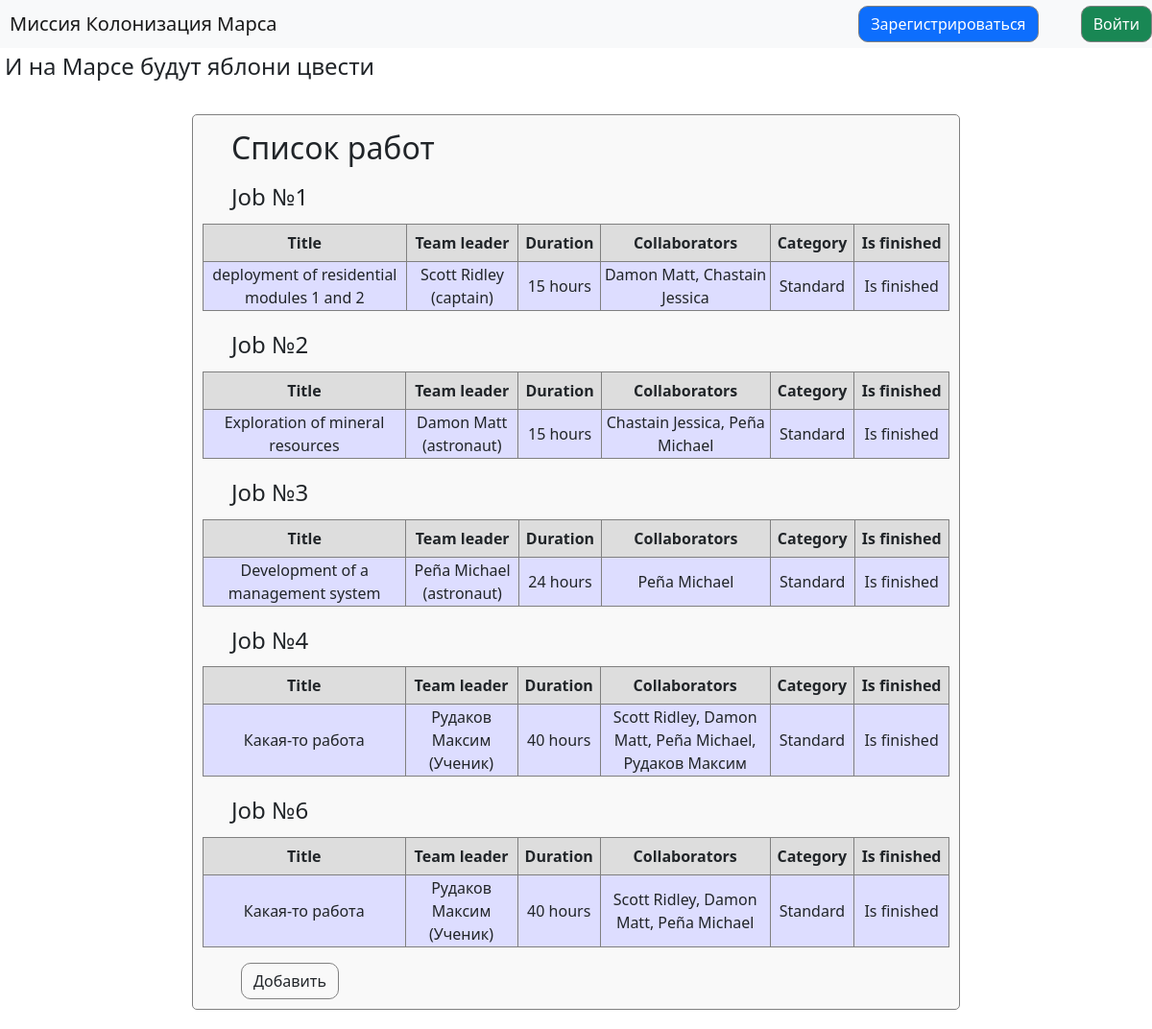
/index, run on the app's committed database.
### data/jobs.py (models this page shows, shortened)
class Jobs(SqlAlchemyBase, SerializerMixin):
    __tablename__ = 'jobs'
    id = Column(sqlalchemy.Integer, primary_key=True, autoincrement=True)
    team_leader = Column(sqlalchemy.Integer, sqlalchemy.ForeignKey("users.id"))
    job = Column(sqlalchemy.String)
    work_size = Column(sqlalchemy.Integer)
    collaborators = Column(sqlalchemy.String)
    category = Column(sqlalchemy.Integer, sqlalchemy.ForeignKey("categories.id"))
    start_date = Column(sqlalchemy.DateTime, default=datetime.now)
    end_date = Column(sqlalchemy.DateTime, default=lambda: datetime.now() + timedelta(days=1))
    is_finished = Column(sqlalchemy.Boolean, default=False)
    def values(self):
        session = create_session()
        leader = session.query(User).filter(User.id == self.team_leader)[0]
        leader = leader.surname + ' ' + leader.name + ' (' + leader.position + ')'
        work_size = str(self.work_size) + [' hours', ' hour'][self.work_size == 1]
        collaborators = []
        for collaborator in self.collaborators.split(','):
            collaborators.append(session.query(User).filter(User.id == collaborator).first().fio())
        category = session.query(Category).filter(Category.id == self.category).first().name
        is_finished = ["Is not finished", "Is finished"][self.is_finished]
        return [self, self.job, leader, work_size, ', '.join(map(str, collaborators)), category, is_finished]

### data/categories.py (models this page shows, shortened)
class Category(SqlAlchemyBase, SerializerMixin):
    __tablename__ = 'categories'
    id = Column(sqlalchemy.Integer, primary_key=True, autoincrement=True)
    name = Column(sqlalchemy.String, unique=True)

### main.py (the view)
@app.route('/')
@app.route('/index')
def jobs_list():
    session = create_session()
    titles = ['Title', 'Team leader', 'Duration', 'Collaborators', 'Category', 'Is finished']
    jobs = [job.values() for job in session.query(Jobs).all()]
    sizes = [220, 120, 80, 180, 80, 100]
    return render_template('jobs.html', title='Список работ',
                           column_sizes=sizes, titles=titles, list=jobs, current_user=current_user)

### data/db_session.py (called while the page is built)
def create_session() -> Session:
    global __factory
    return __factory()

### data/users.py (called while the page is built)
    def fio(self):
        return self.surname + ' ' + self.name

### templates/jobs.html (shortened to what this page needs)
{% extends "base.html" %}
{% block content %}
<form class="list">
    <h2>Список работ</h2>
    {% for item in list %}
    <div>
        <h4>Job №{{ item[0].id }}
        </h4>
        <table>
            <tr>
                {% for title in titles %}
                    <th width="{{ column_sizes[ loop.index0 ] }}"> {{ title }} </th>
                {% endfor %}
            </tr>
            <tr>
                {% for value in item[1:] %}
                    <td width="{{ column_sizes[ loop.index0 ] }}"> {{ value }} </td>
                {% endfor %}
            </tr>
        </table>
    </div>
    {% endfor %}
    <a class="btn" href="/add_job">Добавить</a>
</form>
{% endblock %}

### templates/base.html (shortened to what this page needs)
<!DOCTYPE html>
<html lang="en">
    <head>
        <link rel="stylesheet"
        href="https://cdn.jsdelivr.net/npm/bootstrap@5.0.0-beta1/dist/css/bootstrap.min.css"
>
        <link rel="stylesheet" type="text/css" href="/static/css/style.css"/>
    </head>
    <body>
        <header>
            <nav class="navbar navbar-light bg-light">
                <a class="navbar-brand" href="/">Миссия Колонизация Марса</a>
                {% if current_user.is_authenticated %}
                    <a class="navbar-brand" href="/logout">{{ current_user.surname + ' ' + current_user.name }}</a>
                {% else %}
                    <p>
                        <a class="btn btn-primary " href="/register">Зарегистрироваться</a>
                        <a class="btn btn-success" href="/login">Войти</a>
                    </p>
                {% endif %}
            </nav>
            <h4> И на Марсе будут яблони цвести</h4>
        </header>
        {% block content %}{% endblock %}
    </body>
</html>

### static/css/style.css (style rules this page uses)
form { margin-top: 30px; margin-bottom: 20px; margin-left: auto; margin-right: auto; border: 1px solid gray; border-radius: 5px; padding: 10px; }
form.list { min-width: 400px; max-width: 800px; background-color: #f9f9f9; text-indent: 25px; }
a { text-decoration: none; white-space: nowrap; cursor: pointer; color: #050505; }
nav { min-height: 50px; background-color: #eeeefe; }
.navbar { padding-top: 0px; padding-bottom: 0px; }
a.navbar-brand { margin-left: 10px; margin-right: 10px; padding-top: 0px; padding-bottom: 0px; }
p { margin-bottom: 0px; }
h2 { padding: 5px; }
h4 { padding: 5px; }
.btn { margin-left: 40px; border: 1px solid gray; border-radius: 10px; text-indent: 0px; }
table { margin-left: auto; margin-right: auto; border: 1px solid gray; width: auto; }
th { border: 1px solid gray; background-color: #dddddd; padding: 7px; border-left: 25px; text-align: center; }
td { text-align: center; border: 1px solid gray; background-color: #ddddff; max-width: 300px; }

### data on the page
Jobs: id "1", {{ column_sizes[ loop.index0 ] }} 220 (drawn), titles "Title" "Team leader" "Duration" "Collaborators" "Category" "Is finished", {{ column_sizes[ loop.index0 ] }} 120 (drawn), {{ column_sizes[ loop.index0 ] }} 80 (drawn), {{ column_sizes[ loop.index0 ] }} 180 (drawn), {{ column_sizes[ loop.index0 ] }} 100 (drawn), job "deployment of residential modules 1 and 2", value "Scott Ridley (captain)" "15 hours" "Damon Matt, Chastain Jessica" "Is finished"
Category: {{ column_sizes[ loop.index0 ] }} 80 (drawn), name "Standard"
Jobs: id "2", {{ column_sizes[ loop.index0 ] }} 220 (drawn), titles "Title" "Team leader" "Duration" "Collaborators" "Category" "Is finished", {{ column_sizes[ loop.index0 ] }} 120 (drawn), {{ column_sizes[ loop.index0 ] }} 80 (drawn), {{ column_sizes[ loop.index0 ] }} 180 (drawn), {{ column_sizes[ loop.index0 ] }} 100 (drawn), job "Exploration of mineral resources", value "Damon Matt (astronaut)" "15 hours" "Chastain Jessica, Peña Michael" "Is finished"
Jobs: id "3", {{ column_sizes[ loop.index0 ] }} 220 (drawn), titles "Title" "Team leader" "Duration" "Collaborators" "Category" "Is finished", {{ column_sizes[ loop.index0 ] }} 120 (drawn), {{ column_sizes[ loop.index0 ] }} 80 (drawn), {{ column_sizes[ loop.index0 ] }} 180 (drawn), {{ column_sizes[ loop.index0 ] }} 100 (drawn), job "Development of a management system", value "Peña Michael (astronaut)" "24 hours" "Peña Michael" "Is finished"
Jobs: id "4", {{ column_sizes[ loop.index0 ] }} 220 (drawn), titles "Title" "Team leader" "Duration" "Collaborators" "Category" "Is finished", {{ column_sizes[ loop.index0 ] }} 120 (drawn), {{ column_sizes[ loop.index0 ] }} 80 (drawn), {{ column_sizes[ loop.index0 ] }} 180 (drawn), {{ column_sizes[ loop.index0 ] }} 100 (drawn), job "Какая-то работа", value "Рудаков Максим (Ученик)" "40 hours" "Scott Ridley, Damon Matt, Peña Michael, Рудаков Максим" "Is finished"
Jobs: id "6", {{ column_sizes[ loop.index0 ] }} 220 (drawn), titles "Title" "Team leader" "Duration" "Collaborators" "Category" "Is finished", {{ column_sizes[ loop.index0 ] }} 120 (drawn), {{ column_sizes[ loop.index0 ] }} 80 (drawn), {{ column_sizes[ loop.index0 ] }} 180 (drawn), {{ column_sizes[ loop.index0 ] }} 100 (drawn), job "Какая-то работа", value "Рудаков Максим (Ученик)" "40 hours" "Scott Ridley, Damon Matt, Peña Michael" "Is finished"
